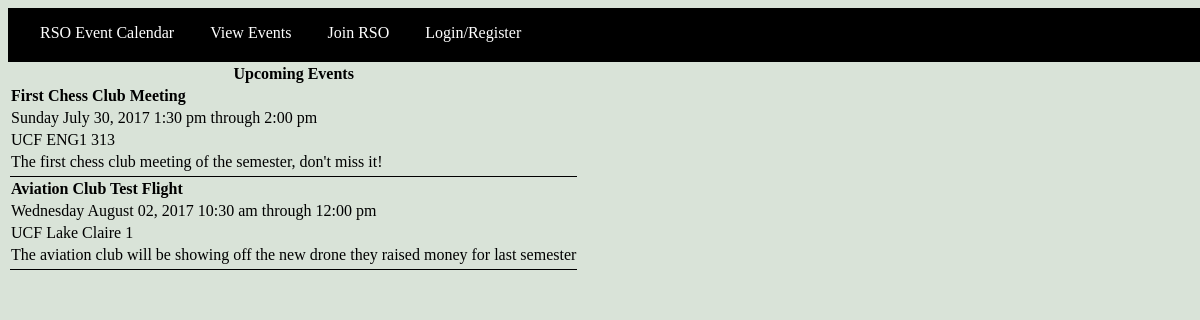
/php/populate_events.php, run on the app's committed database.
### tables this page shows
CREATE TABLE events(
        eid           VARCHAR(11)   NOT NULL,
        rso_id        INT           NOT NULL,
        name          VARCHAR(255)  NOT NULL,
        visibility    INTEGER       NOT NULL,
        email         VARCHAR(255)  NOT NULL,
        type          VARCHAR(11)   NOT NULL,
        phone         VARCHAR(20)   NOT NULL,
        start_date    DATETIME      NOT NULL,
        end_date      DATETIME      NOT NULL,
        location      VARCHAR(255)  NOT NULL,
        room          VARCHAR(255)  NOT NULL,
        description   TEXT  NOT NULL,
        FOREIGN KEY (rso_id) REFERENCES rso (rso_id) ON DELETE CASCADE,
        PRIMARY KEY (eid)
);

### php/functions.php (called while the page is built, shortened)
<?php
$dbhost = 'localhost';
$dbname = 'event_db';
$dbuser = 'root';
$dbpass = '';
$con = mysqli_connect($dbhost, $dbuser, $dbpass, $dbname) or
  die(mysql_error());
function queryMysql($query)
{
  global $con;
  $result = mysqli_query($con, $query);
  return $result;
}
 ?>

### php/populate_events.php (the view, shortened to what this page needs)
<?php
  require_once 'header.php';
 ?>
<hmtl>
<head>
</head>
<body>
    <nav class="navbar">
      <a href="index.php" class="navbtn-home"> RSO Event Calendar </a>
      <a href="populate_events.php" class="navbtn"> View Events </a>
      <a href="populate_rso.php" class="navbtn"> Join RSO </a>
      <a href="login.html" class="navbtn"> Login/Register </a>
    </nav>
<?php
$sql = "SELECT
            a.name,
            a.start_date,
            a.end_date,
            a.location,
            a.room,
            a.description
        FROM
            events a";
$result = queryMysql($sql);
if ($result->num_rows > 0) {
    echo "<table>
            <tr>
            <th>Upcoming Events</th>
            </tr>";
    while($row = $result->fetch_assoc()) {
        $stime = strtotime($row['start_date']);
        $etime = strtotime($row['end_date']);
        echo "<tr><td><strong>" . $row["name"] . "</strong></td></tr>";
        echo "<tr><td>" . date('l F d, Y g:i a', $stime) . " through " . date('g:i a', $etime) . "</td></tr>";
        echo "<tr><td>" . $row["location"] . " " . $row["room"] . "</td></tr>";
        echo "<tr><td>" . $row["description"] . "</td></tr>";
        echo '<tr class="bordered"><td></td></tr>';
    }
    echo "</table>";
} else {
    echo "0 results";
}
?>
</body>
</html>

### php/header.php (shortened to what this page needs)
<?php
echo "<!DOCTYPE html>\n <html lang ='en'><head>"                            .
     "<meta charset='utf-8'>"                                               .
     "<meta name='viewport' content='width=device-width, initial-scale=1'>" .
     "<title> RSO Events </title>"                                          ;
require_once 'functions.php';
echo "<link rel='stylesheet' type='text/css' href='css/home.css'>"       .
     "<link rel='stylesheet' type='text/css' href='css/calendar.css'>"   .
     "</head><body>";
 ?>

### css/home.css (style rules this page uses)
body { background-color: #d9e3d8; }
.navbar { padding: 8px 16px; float: center; width: 100%; border: none; outline: none; display: block; overflow: hidden; color: #fff; background-color: #000; }
.navbtn { border:none; display:inline-block; outline:0; padding:8px 16px; vertical-align:left; overflow:hidden; text-decoration:none; color:inherit; background-color:inherit; text-align:center; cursor:pointer; white-space:nowrap; }
.navbtn-home { border:none; display:inline-block; outline:0; padding:8px 16px; vertical-align:left; overflow:hidden; text-decoration:none; color:inherit; background-color:inherit; text-align:center; cursor:pointer; white-space:nowrap; }

### php/populate_events.php (style rules this page uses)
tr.bordered td { border-bottom: 1pt solid black; }

### data on the page
events: name "First Chess Club Meeting", start_date "Sunday July 30, 2017 1:30 pm", end_date "2:00 pm", location "UCF ENG1", room "313", description "The first chess club meeting of the semester, don't miss it!"
events: name "Aviation Club Test Flight", start_date "Wednesday August 02, 2017 10:30 am", end_date "12:00 pm", location "UCF Lake Claire", room "1", description "The aviation club will be showing off the new drone they raised money for last semester"
